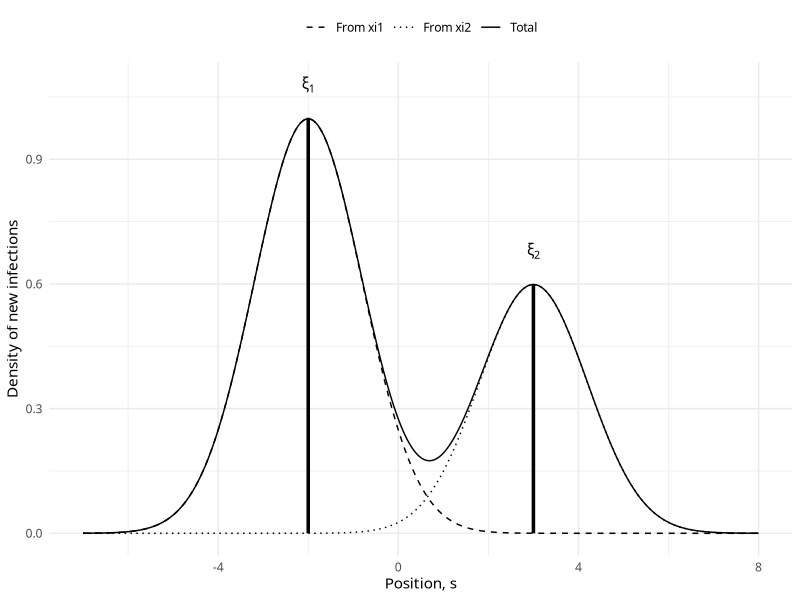

Here is the R script that generated this plot:
## ---- chunk 1
#| label: fig-st-two-sources
#| fig-cap: "Schematic of the spread of new infections around inoculum sources at positions xi1 and xi2 (Gaussian contact distribution, hypothetical values). Dashed curves are the contributions R0 D(s - xi) Yn(xi) of each source; the solid curve, their sum, is the density of new infections at position s."
#| fig-width: 6
#| fig-height: 3.2
library(tidyverse)

R0 <- 3
xi <- c(-2, 3)          # source positions
Yxi <- c(1, 0.6)        # density of infectious individuals at each source
sig <- 1.2

s_grid <- seq(-7, 8, by = 0.02)
contrib <- map2(xi, Yxi, \(x, y) R0 * dnorm(s_grid, x, sig) * y)

two_src <- tibble(
  s = rep(s_grid, 3),
  Y = c(contrib[[1]], contrib[[2]], contrib[[1]] + contrib[[2]]),
  curve = rep(c("From xi1", "From xi2", "Total"), each = length(s_grid))
)

ggplot(two_src, aes(s, Y, linetype = curve)) +
  geom_line() +
  annotate("segment", x = xi, xend = xi, y = 0, yend = Yxi,
           linewidth = 1.2) +
  annotate("text", x = xi, y = Yxi + 0.08, label = c("xi[1]", "xi[2]"),
           parse = TRUE, family = "Google Sans") +
  scale_linetype_manual(values = c("dashed", "dotted", "solid")) +
  labs(x = "Position, s", y = "Density of new infections",
       linetype = NULL) +
  theme_minimal(base_family = "Google Sans") +
  theme(legend.position = "top")
